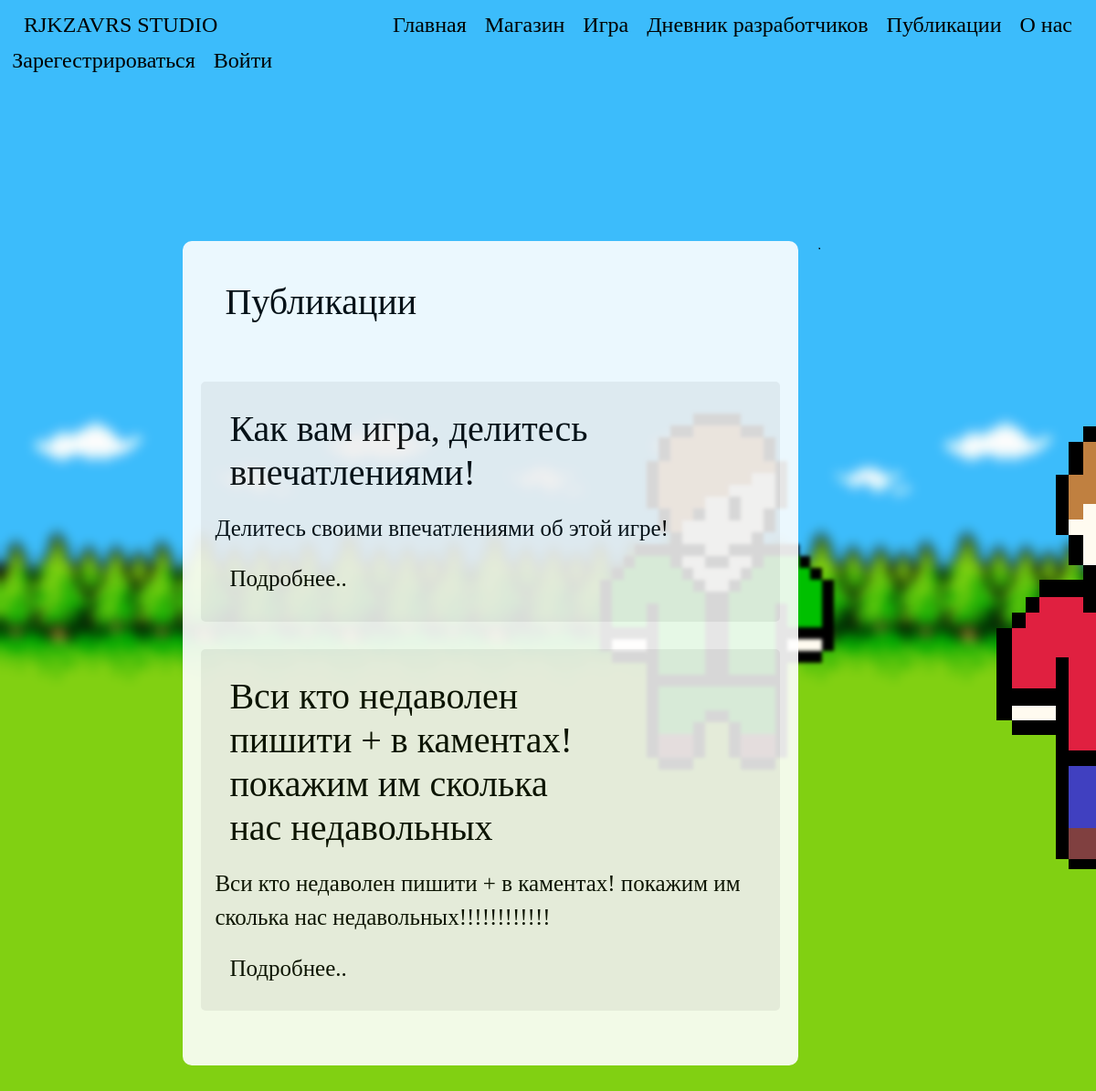
The app's page /Publications/ with its own data.
### data/publications.py (models this page shows, shortened)
class Publications(SqlAlchemyBase, SerializerMixin):
    __tablename__ = 'publications'
    id = sqlalchemy.Column(sqlalchemy.Integer, primary_key=True, autoincrement=True)
    header = sqlalchemy.Column(sqlalchemy.String, nullable=True)
    body = sqlalchemy.Column(sqlalchemy.String, nullable=True)
    created_date = sqlalchemy.Column(sqlalchemy.DateTime)
    comments = orm.relation('Comments')
    author_id = sqlalchemy.Column(sqlalchemy.Integer, sqlalchemy.ForeignKey("user.id"))
    author = orm.relation('User')

### run.py (the view)
@app.route("/Publications/")
def publication_list():
    status = 0
    if current_user.is_authenticated:
        status = current_user.status + 1
    session = db_session.create_session()
    publication = session.query(Publications).order_by(Publications.created_date.desc()).all()
    session.close()
    return render_template("/Publications.html", publications=publication, status=status, user=current_user,
                           style=url_for('static', filename='css/style.css'),
                           bgimg=get_image_profile(current_user))

### data/db_session.py (called while the page is built)
def create_session() -> Session:
    global __factory
    return __factory()

### run.py (called while the page is built)
def get_image_profile(user):
    bg_img = 1
    if user.is_authenticated:
        bg_img = user.background_image_id + 1
    return url_for('static', filename=f'img/background_img_{bg_img}.png')

### templates/Publications.html (shortened to what this page needs)
{% extends "base.html" %}
{% block content %}
<div class="title">
    {% if user.is_authenticated %}
    <div class="navbar">
        <div>
            <h1 class="title-text">Публикации</h1>
        </div>
        <div>
            <a href="/PublicationsAdd" class="btn btn-warning diary-text">Добавить публикацию</a>
        </div>
    </div>
    {% else %}
    <div class="navbar">
        <h1 class="title-text">Публикации</h1>
    </div>
    {% endif %}
</div>
<div>
    {% for publication in publications %}
    <div class="publication-block-header">
        <div class="right-column-block">
            <div class="navbar">
                <div class="diary-left-title">
                    <h1 class="diary-title">
                        {{publication.header}}
                    </h1>
                </div>
            </div>
            <div>
                <p class="diary-text">
                    {{publication.body.split("\n")[0]}}
                </p>
            </div>
            <div class="navbar">
                <div>
                    <a href="/Publication/{{publication.id}}">
                        <p class="diary-text">Подробнее..</p>
                    </a>
                </div>
            </div>
        </div>
    </div>
    {% endfor %}
</div>
{% endblock %}

### static/css/style.css (style rules this page uses)
p { text-decoration: none; }
a { text-decoration: none; }
div.publication-block-header { flex-basis: 98%; background: #efefef; border-radius: 5px; margin-bottom: 30px; }
.title-text { font-family: 'Comfortaa', cursive; font-weight: 100; font-style: inherit; color: #000; position: relative; padding: 5px 5px; margin: 0 5px; }
.diary-title { font-family: 'Comfortaa', cursive; font-weight: 100; font-style: inherit; color: #000; text-align: left; padding: 5px 5px; margin: 0 5px; text-align: left; }
.diary-text { font-size: 25px; font-family: 'Comfortaa', cursive; font-weight: 100; font-style: inherit; color: #000; position: relative; padding: 5px 5px; margin: 0 5px; }
.diary-left-title { width: 70%; }
div.right-column-block { padding: 15px 5px; }
div.title { display: block; text-align: center; margin-bottom: 50px; }

### records on screen
Publications: header "Как вам игра, делитесь впечатлениями!", body "Делитесь своими впечатлениями об этой игре!"
Publications: header "Вси кто недаволен пишити + в каментах! покажим им сколька нас недавольных", body "Вси кто недаволен пишити + в каментах! покажим им сколька нас недавольных!!!!!!!!!!!!"
